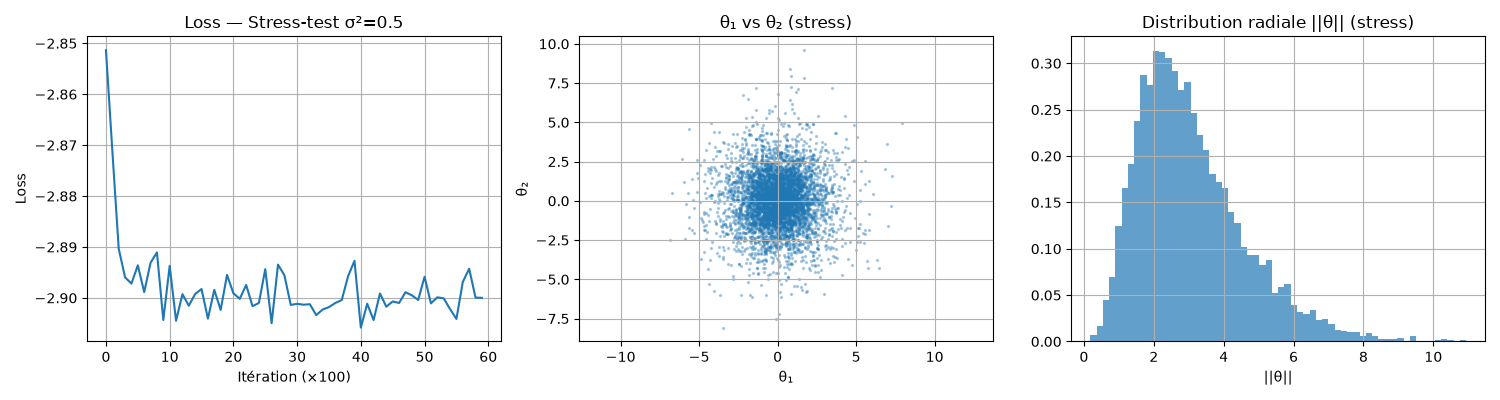

Write Python code to recreate this figure.
"""
validate_mimo_nt2_csi_full_stress.py
=====================================
Stress-test du RealNVP en régime fortement non-linéaire.

Objectif :
  Augmenter sigma² pour que sigma² * E[||theta||²] soit x3-x5 plus élevé
  que le test précédent (sigma²=0.1, sigma²·||theta||²≈1.1).

  Nouveau : sigma²=0.5, même P=A²/9 ≈ 11.1
  => sigma²·||theta||² ≈ 5.6  (x5 par rapport au précédent)

  Dans ce régime :
  - denom = 1 + sigma²·||theta||² ≈ 6.6
  - Le terme 2*Gamma/denom est très atténué (Gamma est réduit aussi car
    (1-sigma²)/2 = 0.25 au lieu de 0.45)
  - La correction rank-1 (theta·theta^T) domine fortement
  - La distribution cible est fortement non-gaussienne (queues plus lourdes,
    courbure du log-det J plus prononcée)

Tag : mimo_nt2_csi_full_stress (ne touche PAS aux checkpoints existants)
"""

import torch
import numpy as np
import matplotlib.pyplot as plt

from config import FlowConfig, set_seed
from flow import RealNVPFlow
from train import train
from diagnostics import compute_ess
from oracle_mimo_csi_full import (
    make_anisotropic_gamma,
    solve_lambda_star_mc,
    log_w_J_mimo_full,
)


def main():
    # ------------------------------------------------------------------ #
    #  Paramètres du stress-test
    # ------------------------------------------------------------------ #
    n_t    = 2
    d      = 2 * n_t            # 4
    sigma2 = 0.5                # << augmenté de 0.1 à 0.5
    A      = 10.0
    P      = A**2 / 9.0         # ~11.11  (identique au test précédent)
    ratio  = 3.0                # anisotropie gamma, identique

    # Valeurs de référence du test précédent (sigma²=0.1)
    sigma2_prev      = 0.1
    P_prev            = P
    regime_prev       = sigma2_prev * P_prev  # ~1.11
    ess_n_prev_iso    = 0.9943
    ess_n_prev_csi    = 0.9973

    regime_new = sigma2 * P  # ~5.56

    print("=" * 65)
    print("STRESS-TEST — Régime fortement non-linéaire")
    print("=" * 65)
    print(f"n_t={n_t}, d={d}")
    print(f"sigma²          = {sigma2}   (précédent : {sigma2_prev})")
    print(f"P (puissance)   = {P:.4f}")
    print(f"sigma²·||θ||²   ≈ {regime_new:.2f}  (précédent : {regime_prev:.2f})")
    print(f"Facteur de stress : x{regime_new / regime_prev:.1f}")
    print(f"Ratio gamma     = {ratio}")
    print()

    # ------------------------------------------------------------------ #
    #  Gamma non-isotrope (même structure que le test précédent)
    # ------------------------------------------------------------------ #
    Gamma_real = make_anisotropic_gamma(n_t, sigma2, ratio=ratio)
    print(f"Gamma_real (d×d) :\n{Gamma_real.numpy()}\n")

    # Vérification : la puissance totale Tr(Gamma) change avec sigma²
    tr_gamma = torch.trace(Gamma_real).item()
    print(f"Tr(Gamma_real) = {tr_gamma:.4f}  (attendu : {d * (1 - sigma2) / 2:.4f})")
    print()

    # ------------------------------------------------------------------ #
    #  lambda* par Monte-Carlo
    # ------------------------------------------------------------------ #
    print("Résolution de lambda* (Monte-Carlo, 100k points)...")
    lambda_star = solve_lambda_star_mc(P, A, sigma2, Gamma_real, n_mc=100_000)
    print(f"lambda* = {lambda_star:.6f}\n")

    # ------------------------------------------------------------------ #
    #  Entraînement du flow
    # ------------------------------------------------------------------ #
    #  On utilise plus d'itérations (6000) et un hidden_dim=128 pour
    #  donner au flow la meilleure chance possible sur ce régime dur.
    config = FlowConfig(
        dim=d,
        n_coupling_layers=10,    # plus de couches
        hidden_dim=128,          # plus large
        lr=5e-4,
        batch_size=1024,
        n_iters=6000,            # plus d'itérations
        seed=42,
    )
    set_seed(config.seed)
    flow = RealNVPFlow(
        dim=d,
        n_coupling_layers=config.n_coupling_layers,
        hidden_dim=config.hidden_dim,
    )

    def log_w_wrapper(theta):
        return log_w_J_mimo_full(theta, lambda_star, sigma2, Gamma_real)

    print("Entraînement du flow (stress-test, tag=mimo_nt2_csi_full_stress)...")
    flow, history = train(flow, log_w_wrapper, config, tag="mimo_nt2_csi_full_stress")
    print(f"Loss finale : {history['loss'][-1]:.4f}\n")

    # ------------------------------------------------------------------ #
    #  Évaluation ESS
    # ------------------------------------------------------------------ #
    flow.eval()
    N = 5000
    with torch.no_grad():
        samples = flow.sample(N)
        log_q   = flow.log_prob(samples)
        log_w   = log_w_wrapper(samples)
        ess, ess_n = compute_ess(samples, log_w, log_q)

    # Calcul sigma²·||theta||² effectif sur les échantillons du flow
    norm2_samples = torch.sum(samples ** 2, dim=-1)
    regime_effective = sigma2 * norm2_samples.mean().item()

    print(f"ESS = {ess:.2f}, ESS/N = {ess_n:.4f}")
    print(f"sigma²·E[||θ||²] effectif = {regime_effective:.4f}")
    print()

    # ------------------------------------------------------------------ #
    #  Tableau récapitulatif
    # ------------------------------------------------------------------ #
    print("=" * 70)
    print("TABLEAU COMPARATIF  n_t=2 (d=4)")
    print(f"{'Oracle':<40} {'σ²·||θ||²':>10} {'ESS/N':>8}")
    print("-" * 60)
    print(f"{'Isotrope (σ²=0.1)':<40} {regime_prev:>10.2f} {ess_n_prev_iso:>8.4f}")
    print(f"{'CSI complet (σ²=0.1, r=3)':<40} {regime_prev:>10.2f} {ess_n_prev_csi:>8.4f}")
    print(f"{'CSI complet STRESS (σ²=0.5, r=3)':<40} {regime_effective:>10.2f} {ess_n:>8.4f}")
    print("=" * 70)

    # ------------------------------------------------------------------ #
    #  Plots
    # ------------------------------------------------------------------ #
    fig, axes = plt.subplots(1, 3, figsize=(15, 4))

    # Loss curve
    axes[0].plot(history["loss"])
    axes[0].set_xlabel("Itération (×100)")
    axes[0].set_ylabel("Loss")
    axes[0].set_title(f"Loss — Stress-test σ²={sigma2}")
    axes[0].grid(True)

    # Scatter θ₁ vs θ₂
    s_np = samples.detach().numpy()
    axes[1].scatter(s_np[:, 0], s_np[:, 1], s=2, alpha=0.3)
    axes[1].set_title("θ₁ vs θ₂ (stress)")
    axes[1].set_xlabel("θ₁"); axes[1].set_ylabel("θ₂")
    axes[1].grid(True); axes[1].axis("equal")

    # Distribution radiale
    norms = np.linalg.norm(s_np, axis=1)
    axes[2].hist(norms, bins=60, density=True, alpha=0.7)
    axes[2].set_title("Distribution radiale ||θ|| (stress)")
    axes[2].set_xlabel("||θ||")
    axes[2].grid(True)

    plt.tight_layout()
    plt.savefig("validate_mimo_nt2_csi_full_stress.png")
    print("Graphe sauvegardé : validate_mimo_nt2_csi_full_stress.png")

    return {
        "sigma2": sigma2,
        "regime_effective": regime_effective,
        "lambda_star": lambda_star,
        "ess": ess,
        "ess_n": ess_n,
        "loss_final": history["loss"][-1],
    }


if __name__ == "__main__":
    results = main()
